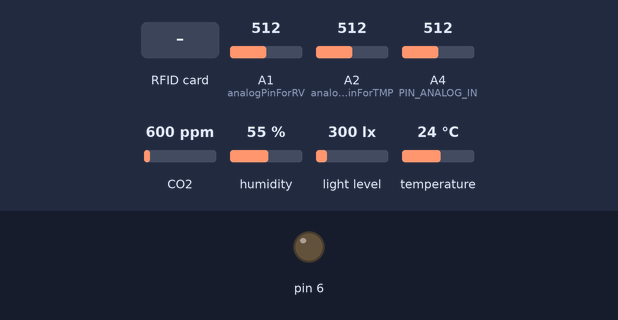
This sketch was run on a simulated Arduino Uno, built with avr-gcc and run on an emulated ATmega328P. Shown: output pins drawn as LEDs (lit = HIGH). Wiring (inferred from the names in the program): DHT22 sensor: data pin 5. Inputs (shaded band) come from the test bench; at power-on: A1 (analogPinForRV) = 512, A2 (analogPinForTMP) = 512, A4 (PIN_ANALOG_IN) = 512, CO2 600 ppm, humidity 55 %, light level 300 lx, temperature 24 °C. No radio packets arrive unless stated; pins used as bus, display or sensor lines are not drawn; what the sketch prints to the serial monitor is not drawn.

Above: at 1.2 s.
1.3 s: RFID card 5E 7A 19 C4 held to the reader
At 2.5 s:
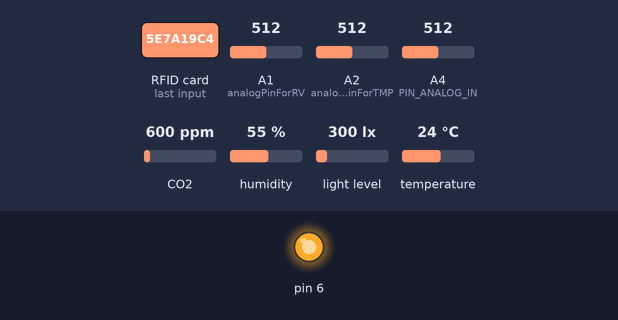
13.6 s: A1 (analogPinForRV) set to 639
21.9 s: A1 (analogPinForRV) set to 658
Timing chart, 0 to 24.9 s (numbered marks = the images above; inputs shaded):
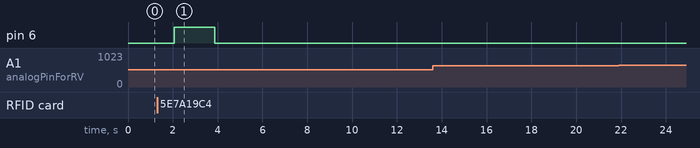

The sketch:

final_test.ino
```cpp
// FILE: final_test.ino
// AUTHOR: Leonard Stalder
// PURPOSE: comfort box
#include <SPI.h>
#include <nRF24L01.h>
#include <RF24.h>
#include <RF24_config.h>
#include <printf.h>
#include "MQ135.h"
#include <Wire.h>
#include <Adafruit_Sensor.h>
#include <Adafruit_TSL2561_U.h>
#include "DHT.h"
#include <MFRC522.h>

#define RST_PIN		13		// pin reset for RFID
#define SS_PIN		4		// pin digital for RFID data
#define MQ135_PIN 0 // what pin we are connected for gaz sensor
#define DHTPIN 5 // what pin we're connected to for temperature
#define DHTTYPE DHT22   // type of temperature sensor DHT 22 OR 11
#define PIN_ANALOG_IN A4 // Define hardware connections for sound detector
#define analogPinForRV    A1   // change to pins you the analog pins are using
#define analogPinForTMP   A2

#define NODEID 2 // unique node id

MFRC522 mfrc522(SS_PIN, RST_PIN); // Create MFRC522 instance for RFID reader
DHT dht(DHTPIN, DHTTYPE); //temperature/humidity sensor object
Adafruit_TSL2561_Unified tsl = Adafruit_TSL2561_Unified(TSL2561_ADDR_FLOAT, 12345); //lux sensor object
MQ135 gasSensor = MQ135(MQ135_PIN); //gas sensor object
RF24 radio(9,10); //Set up nRF24L01 radio on SPI bus plus pins 9 & 10
const uint64_t pipe_writing = 0xF0F0F0F0E1LL; // Radio pipe address to write messages.
const uint64_t pipe_reading = 0xF0F0F0F0D2LL; // Radio pipe address to receive messages.

// messages structure sended to gateway
struct payload{
unsigned co2:16;
unsigned lux:16;
unsigned hum:12;
unsigned temp:12;
unsigned id:8;
} payload;

const float zeroWindAdjustment =  .22; // Wind sensor calibaration near to zero = smaller value and vice-versa.
int TMP_Therm_ADunits;  //temp termistor value from wind sensor
float RV_Wind_ADunits;    //RV output from wind sensor
float RV_Wind_Volts;
unsigned long lastMillis;
int TempCtimes100;
float zeroWind_ADunits;
float zeroWind_volts;
float WindSpeed_MPH;


void setup() {
  Serial.begin(9600);
  while (!Serial);
  dht.begin();
  tsl.begin();
  tsl.enableAutoRange(true);
  tsl.setIntegrationTime(TSL2561_INTEGRATIONTIME_101MS);  // medium resolution and speed

  SPI.begin();			// Init SPI bus
  mfrc522.PCD_Init();		// Init MFRC522
  ShowReaderDetails();	// Show details of PCD - MFRC522 Card Reader details
  mfrc522.PCD_AntennaOff();

  pinMode(6, OUTPUT);
  radio.begin();
  radio.setAutoAck(1,1);
  radio.setPayloadSize(8);
  radio.setChannel(90);
  radio.setRetries(15,15);
  radio.setDataRate(RF24_250KBPS);
  radio.setCRCLength(RF24_CRC_8);
  radio.openWritingPipe(pipe_writing);
  radio.openReadingPipe(1,pipe_reading);


}

void loop() {

  float h = dht.readHumidity();
  float t = dht.readTemperature();
  payload.temp= (int)(t*10);
  payload.hum= (int) (h*10);
  payload.id =NODEID;
  sensors_event_t event;
  tsl.getEvent(&event);
  float ppm = gasSensor.getPPM();
  payload.co2 = ppm;
  payload.lux= (int) event.light;

  // these are all derived from regressions from raw data as such they depend on a lot of experimental factors
  // such as accuracy of temp sensors, and voltage at the actual wind sensor, (wire losses) which were unaccouted for.
  TMP_Therm_ADunits = analogRead(analogPinForTMP);
  RV_Wind_ADunits = analogRead(analogPinForRV);
  RV_Wind_Volts = (RV_Wind_ADunits *  0.0048828125);
  TempCtimes100 = (0.005 *((float)TMP_Therm_ADunits * (float)TMP_Therm_ADunits)) - (16.862 * (float)TMP_Therm_ADunits) + 9075.4;
  zeroWind_ADunits = -0.0006*((float)TMP_Therm_ADunits * (float)TMP_Therm_ADunits) + 1.0727 * (float)TMP_Therm_ADunits + 47.172;  //  13.0C  553  482.39
  zeroWind_volts = (zeroWind_ADunits * 0.0048828125) - zeroWindAdjustment;
  WindSpeed_MPH =  pow(((RV_Wind_Volts - zeroWind_volts) /.2300) , 2.7265);

  int sound_value = analogRead(PIN_ANALOG_IN);

  Serial.print("Illuminance: ");
  Serial.print(event.light);
  Serial.print(" lx\tCO2: ");
  Serial.print(ppm);
  Serial.print(" ppm\tHumidity: ");
  Serial.print(h);
  Serial.print(" %\tTemperature: ");
  Serial.print(t);
  Serial.print("Celcius\tvalue analog sound : ");
  Serial.print(sound_value);
  Serial.print("   WindSpeed MPH ");
  Serial.print((float)WindSpeed_MPH);

  delay(100);
  mfrc522.PCD_AntennaOn(); // set RFID reader to on
  delay(10);

Serial.print("   User Present :  ");
// Look for new cards
	if (  mfrc522.PICC_IsNewCardPresent()) {
                digitalWrite(6, HIGH);
                 if ( mfrc522.PICC_ReadCardSerial()) {
	          // Dump debug info about the card; PICC_HaltA() is automatically called

                 byte x = *(mfrc522.uid.uidByte);
Serial.println(x);
                  mfrc522.PCD_AntennaOff(); // set RFID reader to on
	      }

	}else{
          digitalWrite(6, LOW);
          Serial.println(" no ");
        }

  delay(300);
  radio.powerUp();
  bool ok = radio.write( &payload, sizeof(payload));
  if (ok){
     Serial.println("ok...");
     }
  else{
     Serial.println("failed\n\r");
     }
  delay(10);
  radio.powerDown();
   delay(1000);

}

void ShowReaderDetails() {
	// Get the MFRC522 software version
	byte v = mfrc522.PCD_ReadRegister(mfrc522.VersionReg);
	Serial.print(F("MFRC522 Software Version: 0x"));
	Serial.print(v, HEX);
	if (v == 0x91)
		Serial.print(F(" = v1.0"));
	else if (v == 0x92)
		Serial.print(F(" = v2.0"));
	else
		Serial.print(F(" (unknown)"));
	Serial.println("");
	// When 0x00 or 0xFF is returned, communication probably failed
	if ((v == 0x00) || (v == 0xFF)) {
		Serial.println(F("WARNING: Communication failure, is the MFRC522 properly connected?"));
	}
}
```

Measured:
- after the input at 1.3 s, pin 6: LOW → HIGH after 0.75 s, → LOW 1.8 s later
- after the input at 13.6 s, every drawn part: stays the same
- after the input at 21.9 s, every drawn part: stays the same
